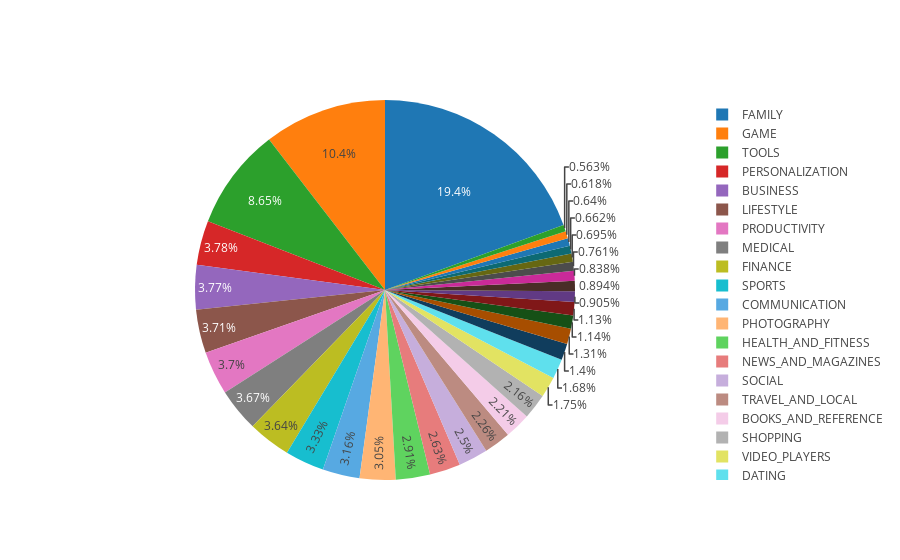

Notebook code for this chart:
### Markdown cell above
Looking at categories, I can see that Family, Games and Tools categories accounts for 40% of the dataset. However, this is not necessary the same for the whole market.

* Family accounts for 20% total apps
* Game and Tools follow with ~10% each

That means there are lot of demands and competitions in these categories.

### Code cell
apps_category = df_clean['Category'].value_counts()
data = [go.Pie(
    labels = apps_category.index,
    values = apps_category.values,
    hoverinfo = 'label+value'
)]

plotly.offline.iplot(data)

### Figure 1 — Plotly figure (JSON) as saved in the notebook; plotly's stock layout.template omitted (floating-point values rounded to 4 significant figures)
{"data": [{"hoverinfo": "label+value", "labels": ["FAMILY", "GAME", "TOOLS", "PERSONALIZATION", "BUSINESS", "LIFESTYLE", "PRODUCTIVITY", "MEDICAL", "FINANCE", "SPORTS", "COMMUNICATION", "PHOTOGRAPHY", "HEALTH_AND_FITNESS", "NEWS_AND_MAGAZINES", "SOCIAL", "TRAVEL_AND_LOCAL", "BOOKS_AND_REFERENCE", "SHOPPING", "VIDEO_PLAYERS", "DATING", "MAPS_AND_NAVIGATION", "EDUCATION", "FOOD_AND_DRINK", "ENTERTAINMENT", "LIBRARIES_AND_DEMO", "AUTO_AND_VEHICLES", "WEATHER", "HOUSE_AND_HOME", "ART_AND_DESIGN", "PARENTING", "EVENTS", "COMICS", "BEAUTY"], "type": "pie", "uid": "7cd45776-2cbc-4504-b6e9-771d84b0a74c", "values": [1762, 947, 784, 343, 342, 336, 335, 333, 330, 302, 286, 276, 264, 238, 227, 205, 200, 196, 159, 152, 127, 119, 103, 102, 82, 81, 76, 69, 63, 60, 58, 56, 51]}], "layout": {}}
